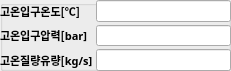
    <widget class="QGroupBox" name="cond_in_group">
     <property name="geometry">
      <rect>
       <x>260</x>
       <y>200</y>
       <width>231</width>
       <height>71</height>
      </rect>
     </property>
     <property name="title">
      <string/>
     </property>
     <widget class="QWidget" name="formLayoutWidget_7">
      <property name="geometry">
       <rect>
        <x>0</x>
        <y>0</y>
        <width>231</width>
        <height>71</height>
       </rect>
      </property>
      <layout class="QFormLayout" name="formLayout_11">
       <property name="horizontalSpacing">
        <number>3</number>
       </property>
       <property name="verticalSpacing">
        <number>3</number>
       </property>
       <property name="leftMargin">
        <number>0</number>
       </property>
       <property name="topMargin">
        <number>0</number>
       </property>
       <property name="rightMargin">
        <number>0</number>
       </property>
       <property name="bottomMargin">
        <number>0</number>
       </property>
       <item row="0" column="0">
        <widget class="QLabel" name="cond_in_T_label">
         <property name="font">
          <font>
           <family>굴림</family>
           <pointsize>8</pointsize>
           <bold>true</bold>
          </font>
         </property>
         <property name="text">
          <string>고온입구온도[℃]</string>
         </property>
        </widget>
       </item>
       <item row="0" column="1">
        <widget class="QLineEdit" name="cond_in_T_edit">
         <property name="enabled">
          <bool>true</bool>
         </property>
         <property name="font">
          <font>
           <family>HY견고딕</family>
           <pointsize>8</pointsize>
           <bold>false</bold>
          </font>
         </property>
         <property name="focusPolicy">
          <enum>Qt::FocusPolicy::StrongFocus</enum>
         </property>
         <property name="styleSheet">
          <string notr="true">border-color: rgb(255, 255, 255);</string>
         </property>
         <property name="text">
          <string/>
         </property>
        </widget>
       </item>
       <item row="1" column="0">
        <widget class="QLabel" name="cond_in_p_label">
         <property name="font">
          <font>
           <family>굴림</family>
           <pointsize>8</pointsize>
           <bold>true</bold>
          </font>
         </property>
         <property name="text">
          <string>고온입구압력[bar]</string>
         </property>
        </widget>
       </item>
       <item row="1" column="1">
        <widget class="QLineEdit" name="cond_in_p_edit">
         <property name="enabled">
          <bool>true</bool>
         </property>
         <property name="font">
          <font>
           <family>HY견고딕</family>
           <pointsize>8</pointsize>
           <bold>false</bold>
          </font>
         </property>
         <property name="focusPolicy">
          <enum>Qt::FocusPolicy::StrongFocus</enum>
         </property>
         <property name="styleSheet">
          <string notr="true">border-color: rgb(255, 255, 255);</string>
         </property>
         <property name="text">
          <string/>
         </property>
        </widget>
       </item>
       <item row="2" column="0">
        <widget class="QLabel" name="cond_in_m_label">
         <property name="font">
          <font>
           <family>굴림</family>
           <pointsize>8</pointsize>
           <bold>true</bold>
          </font>
         </property>
         <property name="text">
          <string>고온질량유량[kg/s]</string>
         </property>
        </widget>
       </item>
       <item row="2" column="1">
        <widget class="QLineEdit" name="cond_in_m_edit">
         <property name="enabled">
          <bool>true</bool>
         </property>
         <property name="font">
          <font>
           <family>HY견고딕</family>
           <pointsize>8</pointsize>
           <bold>false</bold>
          </font>
         </property>
         <property name="focusPolicy">
          <enum>Qt::FocusPolicy::StrongFocus</enum>
         </property>
         <property name="styleSheet">
          <string notr="true">border-color: rgb(255, 255, 255);</string>
         </property>
         <property name="text">
          <string/>
         </property>
        </widget>
       </item>
      </layout>
     </widget>
    </widget>
